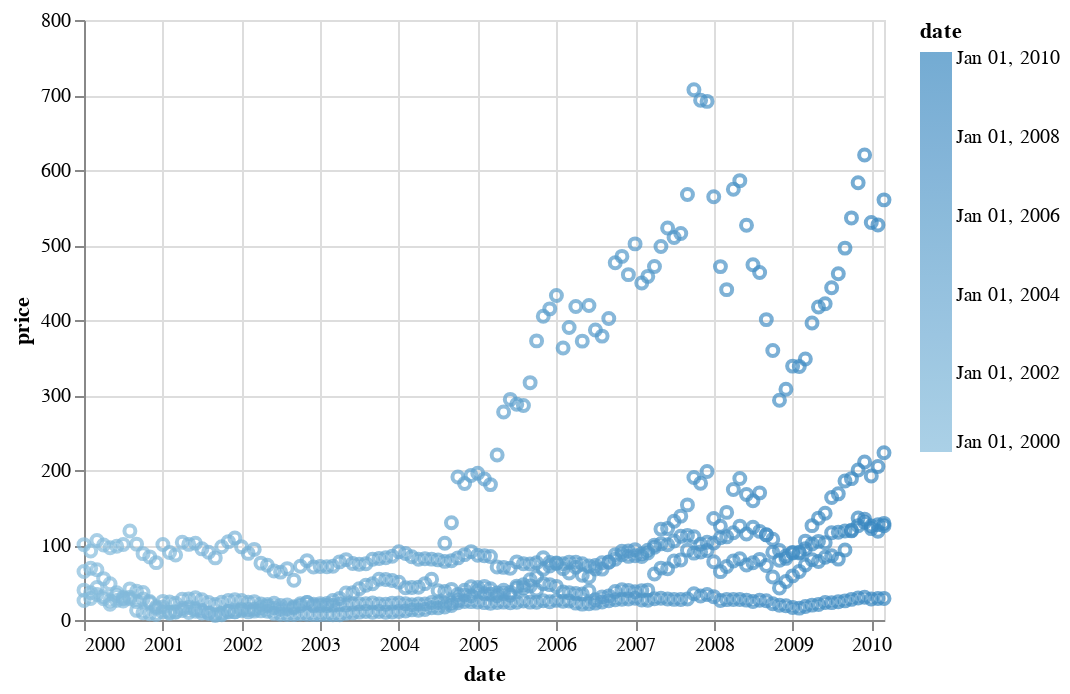

Write notebook code for a chart like this one.
### Code cell
# load an example dataset
from vega_datasets import data
stocks = data.stocks()

print(stocks.head())
import altair as alt

interval = alt.selection_interval()

alt.Chart(stocks).mark_point().encode(
  x='date',
  y='price',
  color=alt.condition(interval, 'date', alt.value('gray'))
).properties(
  selection=interval
)

### Figure 1 — Vega-Lite specification as saved in the notebook (floating-point values rounded to 4 significant figures; data arrays with more than 128 entries replaced by an {"elided": "..."} marker saying what was removed)
{"config": {"view": {"continuousWidth": 400, "continuousHeight": 300}}, "data": {"name": "data-96e857a61c6b623bafe23440d582a500"}, "mark": "point", "encoding": {"color": {"condition": {"type": "temporal", "field": "date", "selection": "selector040"}, "value": "gray"}, "x": {"type": "temporal", "field": "date"}, "y": {"type": "quantitative", "field": "price"}}, "selection": {"selector040": {"type": "interval"}}, "$schema": "https://vega.github.io/schema/vega-lite/v4.8.1.json", "datasets": {"data-96e857a61c6b623bafe23440d582a500": {"elided": "560 records"}}}
